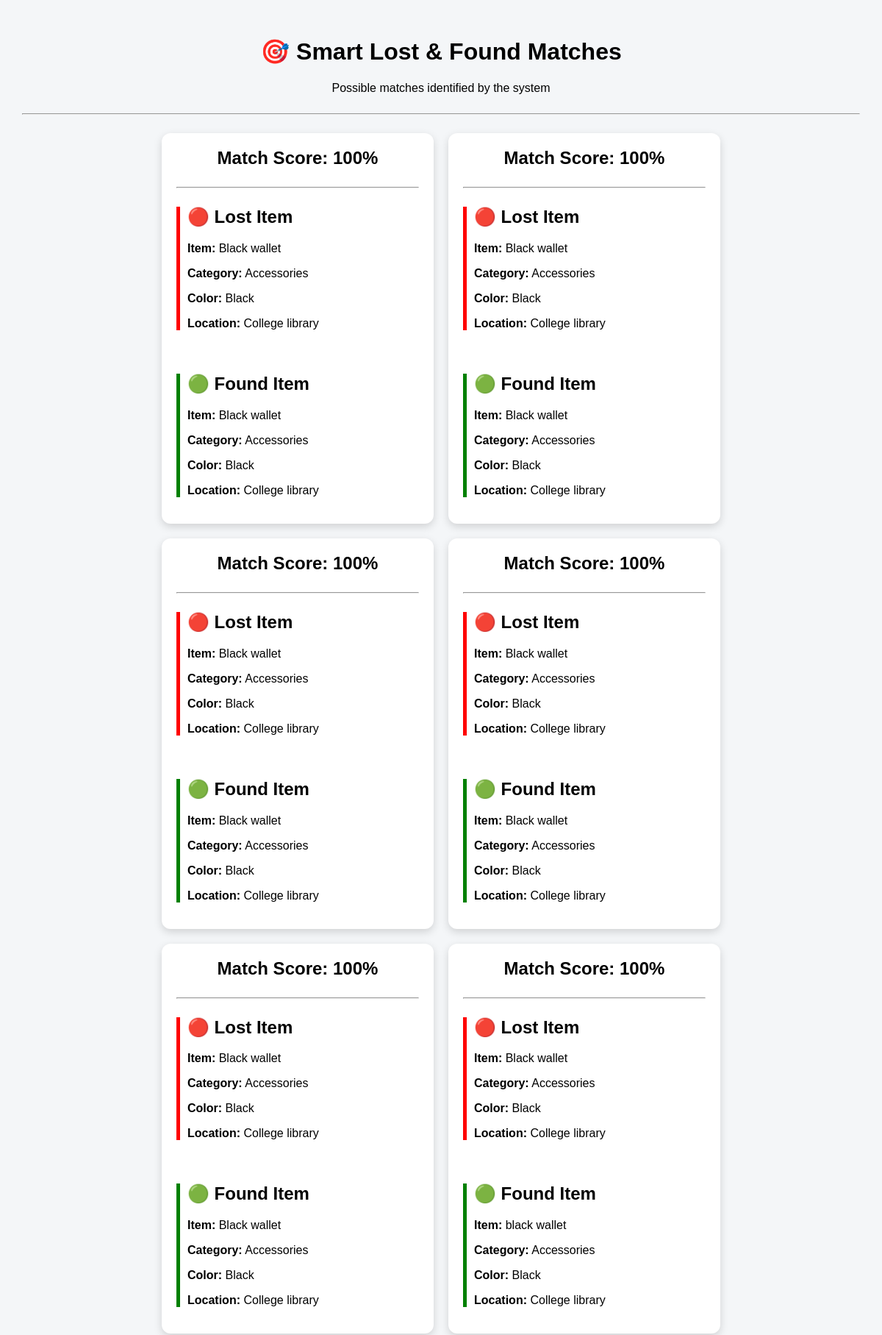
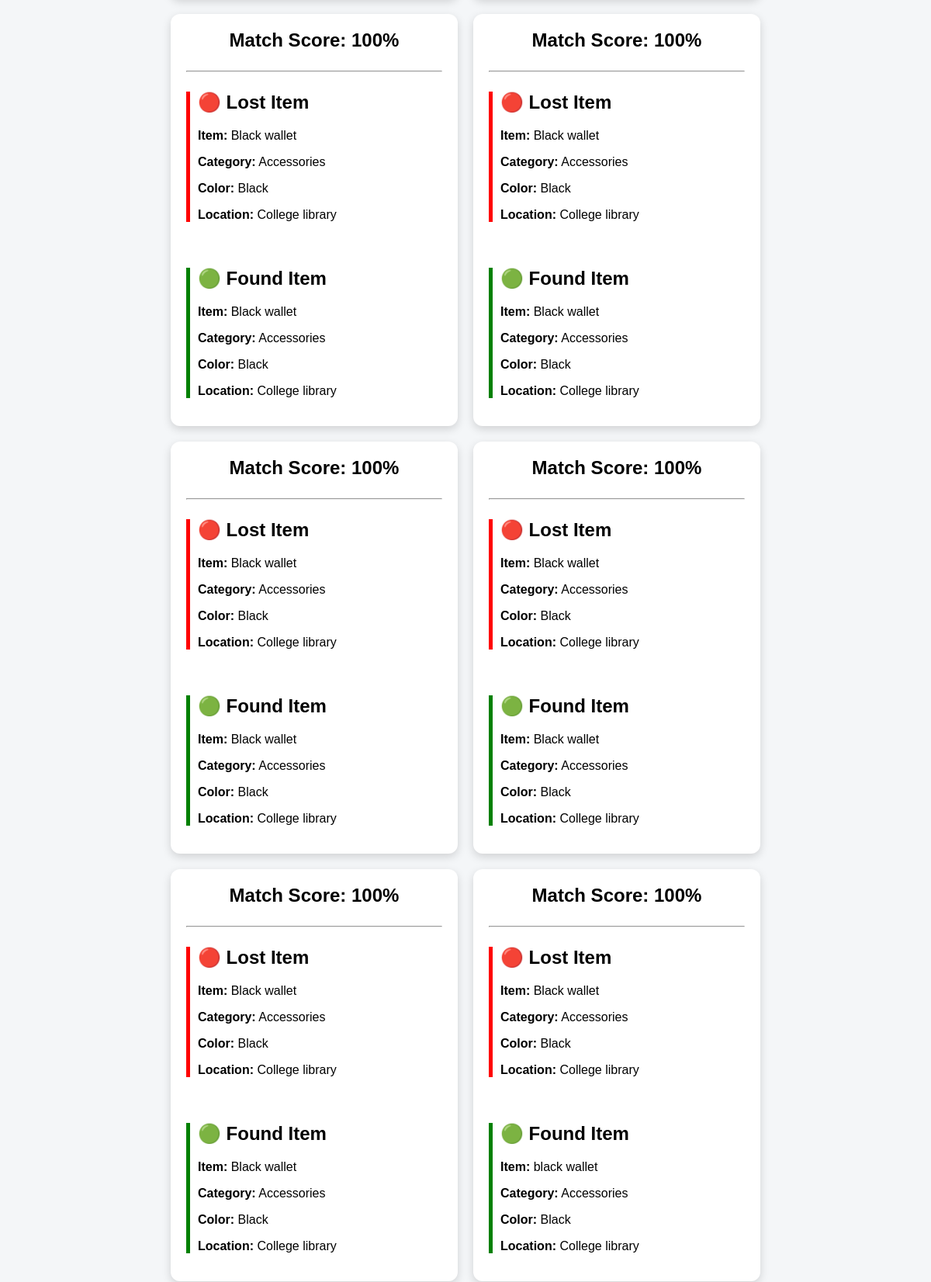
Screenshot of /matches (upper part) with the database file from the repository (2 pictures, top to bottom).
### tables this page shows
CREATE TABLE items (
            id INTEGER PRIMARY KEY AUTOINCREMENT,
            item_name TEXT NOT NULL,
            category TEXT NOT NULL,
            color TEXT,
            location TEXT NOT NULL,
            date TEXT,
            description TEXT,
            status TEXT NOT NULL
        , contact TEXT, claimed INTEGER DEFAULT 0);

### app.py (the view)
@app.route("/matches")
def matches():
    conn = get_db()
    lost_items = conn.execute(
        "SELECT * FROM items WHERE status = 'Lost'"
    ).fetchall()
    found_items = conn.execute(
        "SELECT * FROM items WHERE status = 'Found'"
    ).fetchall()
    matches = []
    for lost in lost_items:
        for found in found_items:
            score = 0
            lost_name = lost["item_name"].lower().strip()
            found_name = found["item_name"].lower().strip()
            lost_category = lost["category"].lower().strip()
            found_category = found["category"].lower().strip()
            lost_color = (lost["color"] or "").lower().strip()
            found_color = (found["color"] or "").lower().strip()
            lost_location = lost["location"].lower().strip()
            found_location = found["location"].lower().strip()
            if lost_name == found_name:
                score += 40
            if lost_category == found_category:
                score += 20
            if lost_color == found_color:
                score += 20
            if lost_location == found_location:
                score += 20
            if score >= 60:
                matches.append(
                    (lost, found, score)
                )
    conn.close()
    return render_template(
        "matches.html",
        matches=matches
    )

### app.py (called while the page is built)
def get_db():
    conn = sqlite3.connect(DATABASE)
    conn.row_factory = sqlite3.Row
    return conn

### templates/matches.html (shortened to what this page needs)
<!DOCTYPE html>
<html>
<head>
    <link rel="stylesheet"
          href="{{ url_for('static', filename='style.css') }}">
</head>
<body>
    <h1>🎯 Smart Lost & Found Matches</h1>
    <p style="text-align:center;">
        Possible matches identified by the system
    </p>
    <hr>
    {% if matches %}
    <div class="matches-container">
        {% for lost, found, score in matches %}
        <div class="match-card">
            <div class="score">
                Match Score: {{ score }}%
            </div>
            <hr>
            <div class="lost-box">
                <h2>🔴 Lost Item</h2>
                <p><b>Item:</b> {{ lost["item_name"] }}</p>
                <p><b>Category:</b> {{ lost["category"] }}</p>
                <p><b>Color:</b> {{ lost["color"] }}</p>
                <p><b>Location:</b> {{ lost["location"] }}</p>
            </div>
            <br>
            <div class="found-box">
                <h2>🟢 Found Item</h2>
                <p><b>Item:</b> {{ found["item_name"] }}</p>
                <p><b>Category:</b> {{ found["category"] }}</p>
                <p><b>Color:</b> {{ found["color"] }}</p>
                <p><b>Location:</b> {{ found["location"] }}</p>
            </div>
        </div>
        {% endfor %}
    </div>
    {% else %}
    <h2 style="text-align:center;">
        No possible matches found yet.
    </h2>
    {% endif %}
</body>
</html>

### static/style.css (style rules this page uses)
body { font-family: Arial, sans-serif; background-color: #f4f6f8; margin: 0; padding: 30px; }
h1 { text-align: center; }
h2 { margin-top: 25px; }
hr { margin: 25px 0; }

### templates/matches.html (style rules this page uses)
.matches-container { display: flex; flex-wrap: wrap; gap: 20px; justify-content: center; }
.match-card { background: white; width: 330px; padding: 20px; border-radius: 12px; box-shadow: 0 4px 12px rgba(0,0,0,0.15); }
.score { font-size: 24px; font-weight: bold; text-align: center; }
.lost-box { border-left: 5px solid red; padding-left: 10px; }
.found-box { border-left: 5px solid green; padding-left: 10px; }

### rows the page displays
items: score "100", item_name "Black wallet", category "Accessories", color "Black", location "College library", item_name "black wallet"
items: score "100", item_name "Black wallet", category "Accessories", color "Black", location "College library", item_name "black wallet"
